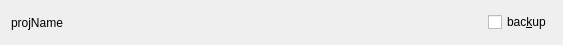
<?xml version="1.0" encoding="UTF-8"?>
<ui version="4.0">
 <class>Form</class>
 <widget class="QWidget" name="Form">
  <property name="geometry">
   <rect>
    <x>0</x>
    <y>0</y>
    <width>563</width>
    <height>45</height>
   </rect>
  </property>
  <property name="windowTitle">
   <string>Form</string>
  </property>
  <layout class="QHBoxLayout" name="horizontalLayout">
   <item>
    <widget class="QLabel" name="labelProjName">
     <property name="text">
      <string>projName</string>
     </property>
    </widget>
   </item>
   <item>
    <widget class="QCheckBox" name="checkBoxBackup">
     <property name="sizePolicy">
      <sizepolicy hsizetype="Fixed" vsizetype="Fixed">
       <horstretch>0</horstretch>
       <verstretch>0</verstretch>
      </sizepolicy>
     </property>
     <property name="text">
      <string>bac&amp;kup</string>
     </property>
    </widget>
   </item>
  </layout>
 </widget>
 <resources/>
 <connections/>
</ui>
